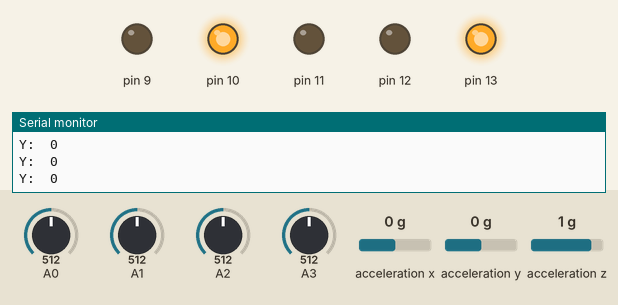
Simulated run of this sketch. Board: Arduino Uno, built with avr-gcc and run on an emulated ATmega328P. Parts: output pins drawn as LEDs (lit = HIGH), the last lines printed to the serial monitor. Inputs (shaded band) come from the test bench; at power-on: acceleration y 0 g, A1 = 512, A2 = 512, A0 = 512, A3 = 512, acceleration x 0 g, acceleration z 1 g.

Above: at 1.2 s.
1.3 s: acceleration y set to 0.2 g
At 1.6 s:
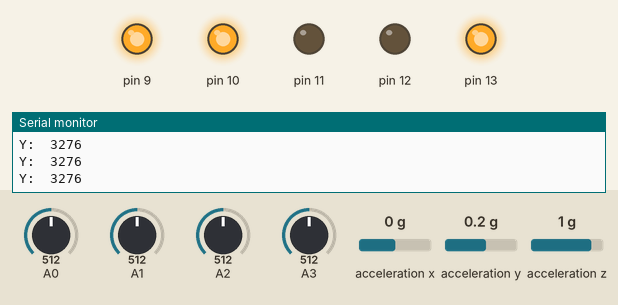
2.8 s: A1 set to 486
At 3.3 s:
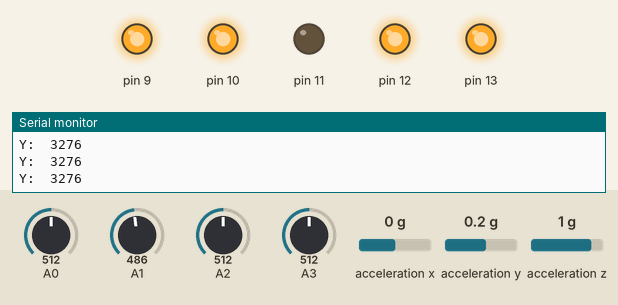
4.3 s: A2 set to 491
At 5.1 s:
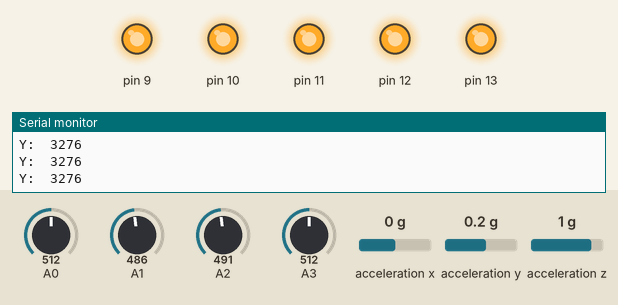
5.8 s: A0 set to 992
At 6.9 s:
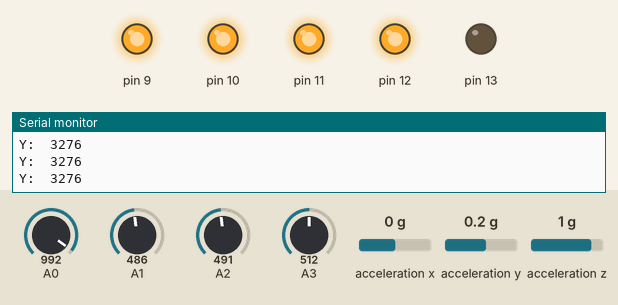
7.3 s: A3 set to 992
At 8.5 s:
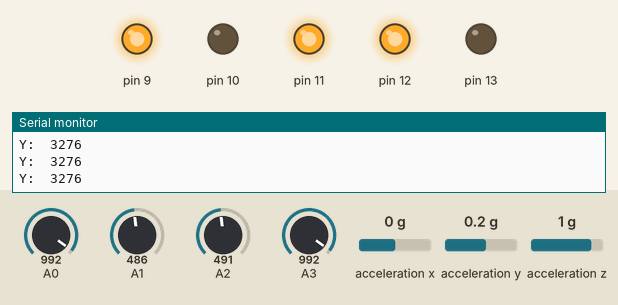
8.8 s: acceleration y set to -1.4 g
At 9.1 s:
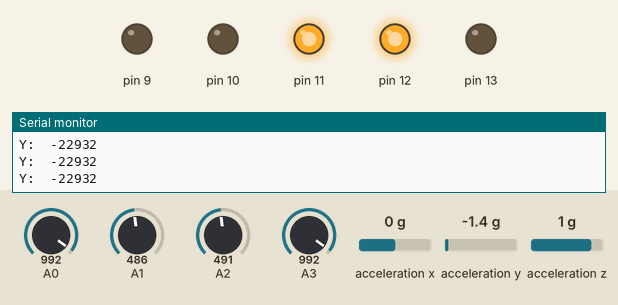
Timing chart, 0 to 11.3 s (numbered marks = the images above; inputs shaded):
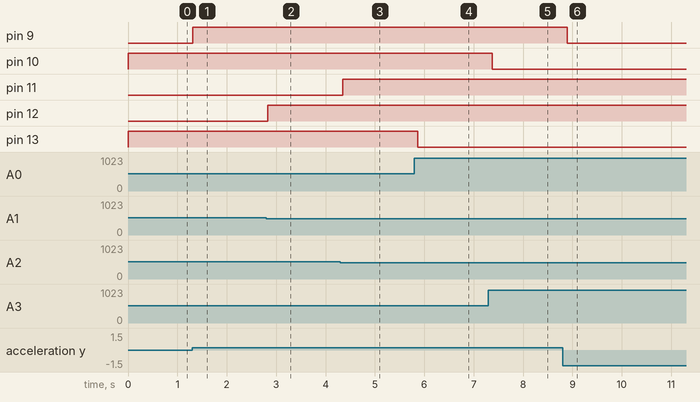

Measured:
- the behaviour switches between 0 and 0.1 g on acceleration y (found by bisection; images 0 and 1)
- the behaviour switches between 500 and 499 on A1 (found by bisection; images 1 and 2)
- the behaviour switches between 500 and 499 on A2 (found by bisection; images 2 and 3)
- after the input at 1.3 s, pin 9: LOW → HIGH at once
- after the input at 2.8 s, pin 12: LOW → HIGH at once
- after the input at 4.3 s, pin 11: LOW → HIGH after 0.05 s
- after the input at 5.8 s, pin 13: HIGH → LOW after 0.06 s
- after the input at 7.3 s, pin 10: HIGH → LOW after 0.08 s
- after the input at 8.8 s, pin 9: HIGH → LOW after 0.10 s

The sketch:

sketch_dec07a.ino
```cpp
#include <Adafruit_MMA8451.h>
#include <Adafruit_Sensor.h>

Adafruit_MMA8451 mma = Adafruit_MMA8451();

void setup()
{
  pinMode(13, OUTPUT);
  pinMode(12, OUTPUT);
  pinMode(11, OUTPUT);
  pinMode(10, OUTPUT);
  pinMode(9, OUTPUT);

  Serial.begin(9600);
  if(mma.begin()){
    Serial.println("MMA8451 found!");
    mma.setRange(MMA8451_RANGE_2_G);
  }
  else{
    Serial.println("MMA8451 not found!");
  }
}

void loop()
{
  checkButton(A0, 900, 13);
  checkButton(A1, 500, 12);
  checkButton(A2, 500, 11);
  checkButton(A3, 900, 10);

  checkAccelerometer();

  delay(100);
}


void checkButton(int analogInput, int trigger, int ledPin){
  int value = analogRead(analogInput);
  //Serial.print(analogInput); Serial.print("\t=\t"); Serial.println(value);
  if(value >= trigger )
  {
    digitalWrite(ledPin, LOW);    // sets the LED off

  }
  else{
    digitalWrite(ledPin, HIGH);    // sets the LED off
  }
}


void checkAccelerometer(){
  mma.read();

  Serial.print("Y:\t"); Serial.print(mma.y);
  Serial.println();

  uint8_t o = mma.getOrientation();

  if(mma.y  > 0 ){
  digitalWrite(9, HIGH);
    return;
  }
  digitalWrite(9, LOW);

}
```
